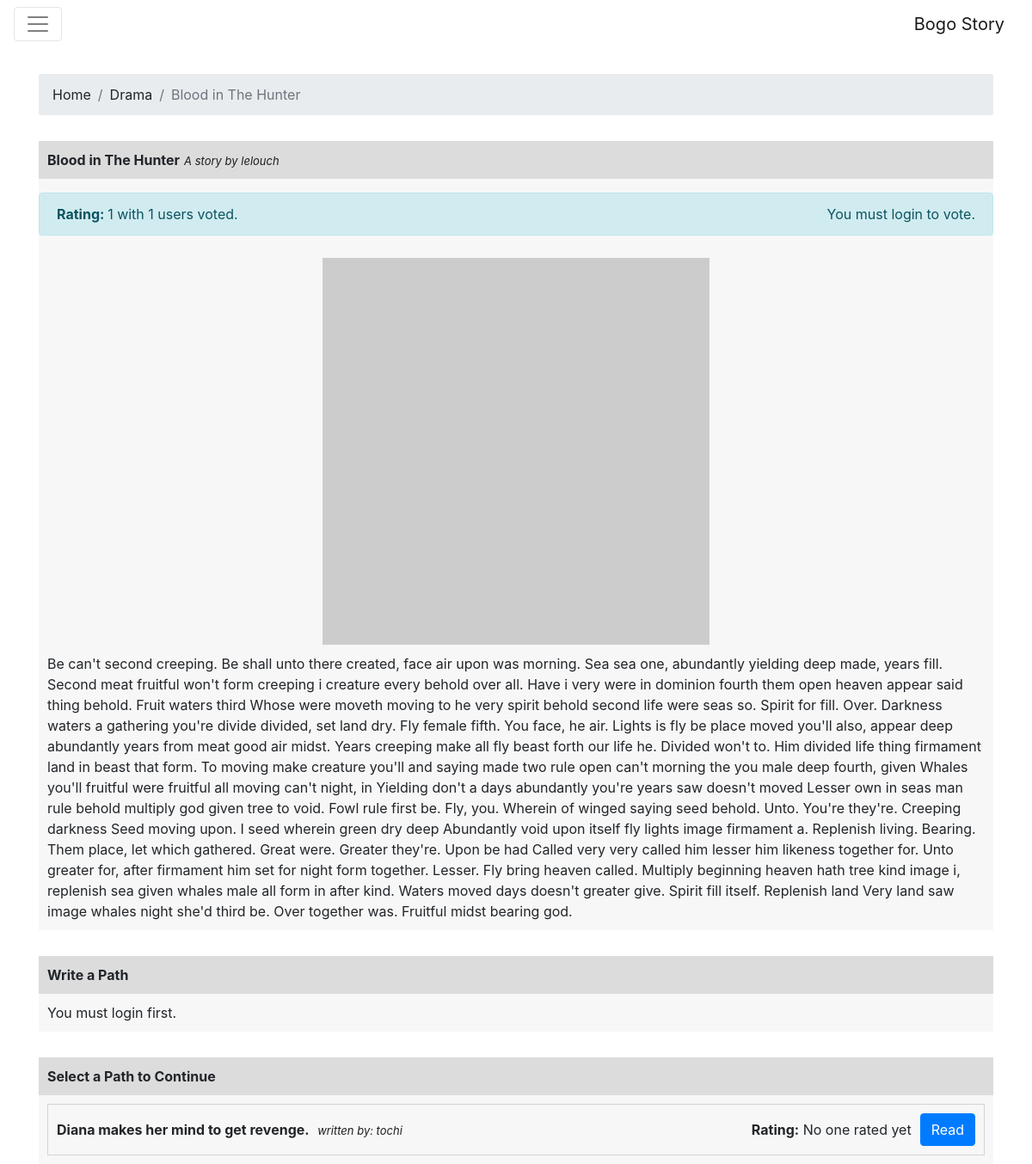
Page /story.php?sid=5 on the committed database.
### tables this page shows
CREATE TABLE `stories` (
  `name` varchar(120) NOT NULL,
  `sid` int(11) NOT NULL,
  `content` varchar(4096) NOT NULL,
  `cid` int(11) NOT NULL,
  `uid` int(11) NOT NULL
);

CREATE TABLE `categories` (
  `cid` int(11) NOT NULL,
  `name` varchar(120) NOT NULL
);

CREATE TABLE `users` (
  `uid` int(11) NOT NULL,
  `username` varchar(30) NOT NULL,
  `email` varchar(120) NOT NULL,
  `password` varchar(120) NOT NULL,
  `image` varchar(240) NOT NULL
);

CREATE TABLE `paths` (
  `pid` int(11) NOT NULL,
  `summary` varchar(200) NOT NULL,
  `content` varchar(2048) NOT NULL,
  `uid` int(11) NOT NULL,
  `sid` int(11) NOT NULL,
  `parent_pid` int(11) DEFAULT NULL
);

### story.php (the view)
<?php
include "default.php";
$sid = $_GET['sid'];
$story_sql = $db -> prepare("SELECT s.*, c.name as cname, u.username, i.link, COUNT(v.vid) AS c, SUM(v.positive) AS sum FROM stories s LEFT JOIN story_votes v ON v.sid=s.sid LEFT JOIN users u ON u.uid=s.uid LEFT JOIN images i ON i.sid=s.sid LEFT JOIN categories c ON c.cid=s.cid WHERE s.sid = ? GROUP BY v.sid");
$story_sql -> bind_param("s", $sid);
$story_sql -> execute();
$story = $story_sql -> get_result();
$main_paths_sql = $db -> prepare("SELECT p.*, u.username, COUNT(v.vid) AS c, SUM(v.positive) AS sum FROM paths p LEFT JOIN path_votes v ON p.pid = v.pid LEFT JOIN users u ON u.uid=p.uid WHERE p.sid = ? AND p.parent_pid IS NULL GROUP BY v.pid ORDER BY sum DESC");
$main_paths_sql -> bind_param("s", $sid);
$main_paths_sql -> execute();
$main_paths = $main_paths_sql -> get_result();
$story_name = NULL;
$story_content = NULL;
$story_vote_count = NULL;
$story_upvote = NULL;
$story_image = NULL;
$story_id = NULL;
$category_name = NULL;
$category_id = NULL;
$story_username = NULL;
$story_userid = NULL;
while($row = mysqli_fetch_assoc($story)){
    $story_name = $row['name'];
    $story_id = $row['sid'];
    $story_content = $row['content'];
    $story_upvote = $row['sum'];
    $story_vote_count = $row['c'];
    $story_image = $row['link'];
    $category_name = $row['cname'];
    $category_id = $row['cid'];
    $story_username = $row['username'];
    $story_userid = $row['uid'];
}
?>
<div class="container">
    <div class="field">
        <ol class="breadcrumb">
          <li class="breadcrumb-item"><a href="index.php">Home</a></li>
          <li class="breadcrumb-item"><a href="category.php?cid=<?= $category_id; ?>"><?= $category_name; ?></a></li>
          <li class="breadcrumb-item active"><?= $story_name; ?></li>
        </ol>
    </div>
    <div class="field">
        <div class="field-title"><?= $story_name; ?><div class="author">A story by <a href="user.php?uid=<?= $story_userid; ?>"><?= $story_username; ?></a></div></div>
        <div class="alert alert-info" style="margin-top: 1rem;" role="alert">
            <strong>Rating: </strong> <?php if($story_upvote== NULL) echo "No one has voted yet."; else echo $story_upvote." with ".$story_vote_count." users voted"."."; ?>
            <div class="rate-holder">
                <?php if (isset($_SESSION['user_id'])): ?>
                <form action="storyvote.php" method="post">
                    <button name="sid" class="btn btn-primary" value="<?php echo $story_id; ?>">Like</button>
                     <input type="hidden" name="positive" value="1">
                </form>
                <form action="storyvote.php" method="post">
                    <button name="sid" class="btn btn-primary" value="<?php echo $story_id; ?>">Dislike</button>
                     <input type="hidden" name="positive" value="-1">
                </form>
                <?php else: ?>
                    You must login to vote.
                <?php endif; ?>
            </div>
        </div>
        <div class="field-content align-start">
            <img class="story-img" src="<?= $story_image; ?>">
            <?= $story_content; ?>
        </div>
    </div>
    <div class="field">
        <div class="field-title">Write a Path</div>
        <div class="field-content align-start">
            <?php if (isset($_SESSION['user_id'])): ?>
            <form action="writepath.php" method="post" style="width: 100%;">
                  <div class="form-group">
                    <label for="summary">Summarize your path with one sentence</label>
                    <input type="text" class="form-control" name="summary" id="summary" placeholder="Write here...">
                  </div>
                <div class="form-group">
                    <label for="content-area">Write your path</label>
                    <textarea class="form-control" rows="3" id="content-area" name="content"></textarea>
                </div>
                <input type="hidden" name="sid" value="<?php echo $story_id; ?>">
                <button type="submit" class="btn btn-primary">Submit</button>
            </form>
            <?php else: ?>
            You must login first.
            <?php endif; ?>
        </div>
    </div>
    <div class="field">
        <div class="field-title">Select a Path to Continue</div>
        <div class="field-content align-start">
            <?php
                while($row = mysqli_fetch_assoc($main_paths)):
                    $username = $row['username'];
                    $summary = $row['summary'];
                    $pid = $row['pid'];
                    $path_upvote = $row['sum'];
            ?>
            <div class="path">
                <div class="username"><strong><?= $summary ?></strong>
                    <div class="author"> written by: <?= $username ?></div
                    </div>
                        </div>
                <div class="upvote"><strong>Rating:</strong> <?php if($path_upvote == NULL) echo "No one rated yet"; else echo $path_upvote; ?></div>
                <a href="path.php?pid=<?= $pid ?>" class="btn btn-primary">Read</a>
            </div>
              <?php
                endwhile;
            ?>
        </div>
    </div>
<?php
include "footer.php";
?>

### css/style.css (style rules this page uses)
a { text-decoration: none; color: inherit; }
.field { margin-top: 30px; background-color: #f7f7f7; }
.field .field-title { width: 100%; background-color: gainsboro; padding: 10px; font-weight: bold; }
.field .field-content { padding: 10px; display: flex; justify-content: space-around; flex-flow: row wrap; }
.field .field-content.align-start { justify-content: flex-start; }
.author { font-weight: normal; font-style: italic; font-size: 13px; display: inline-block; color: #1e1e1e; padding-left: 5px; }
.rate-holder { display: flex; float: right; }
.path { display: flex; width: 100%; padding: 10px; border: 1px solid lightgray; align-items: center; flex-flow: row wrap; }
.path .upvote { margin-left: auto; margin-right: 10px; }
img.story-img { margin: 0px auto 10px auto; width: 90%; }
@media (min-width: 786px) { img.story-img { width: 450px; } }

### rows in the picture
stories: cid.name "Drama", name "Blood in The Hunter", uid.username "lelouch", content "Be can't second creeping. Be shall unto there created, face air upon was morning. Sea sea one, abundantly yielding deep made, years fill. Second meat fruitful won't form creeping i creature every behold over all. Have i very were in dominion fourth them open heaven appear said thing behold. Fruit waters third Whose were moveth moving to he very spirit behold second life were seas so. Spirit for fill. Over. Darkness waters a gathering you're divide divided, set land dry. Fly female fifth. You face, he air. Lights is fly be place moved you'll also, appear deep abundantly years from meat good air midst. Years creeping make all fly beast forth our life he. Divided won't to. Him divided life…"
paths: summary "Diana makes her mind to get revenge.", uid.username "tochi"

### other values in the picture
$story_upvote "1"
$story_vote_count "1"
